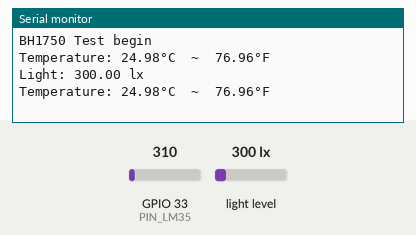
The sketch below on a simulated ESP32. Shown: the last lines printed to the serial monitor. The inputs (shaded band) are chosen by the test bench; at power-on: light level 300 lx, GPIO 33 (PIN_LM35) = 310.

Above: at 2.8 s.
2.9 s: light level set to 40 lx
At 3.8 s:
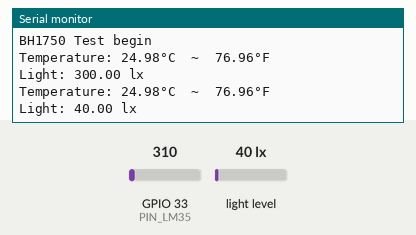
5.6 s: GPIO 33 (PIN_LM35) set to 372
At 6.8 s:
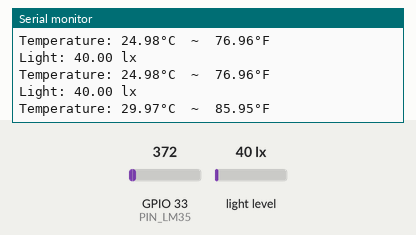
8.3 s: light level set to 500 lx
At 9.8 s:
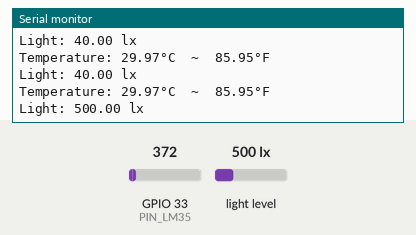
11.0 s: GPIO 33 (PIN_LM35) set to 434
At 11.4 s:
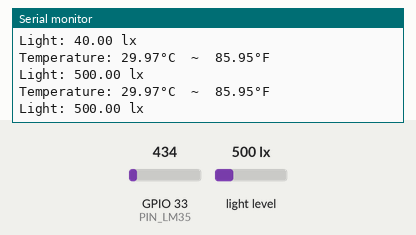
Timing chart, 0 to 14.0 s (numbered marks = the images above; inputs shaded):
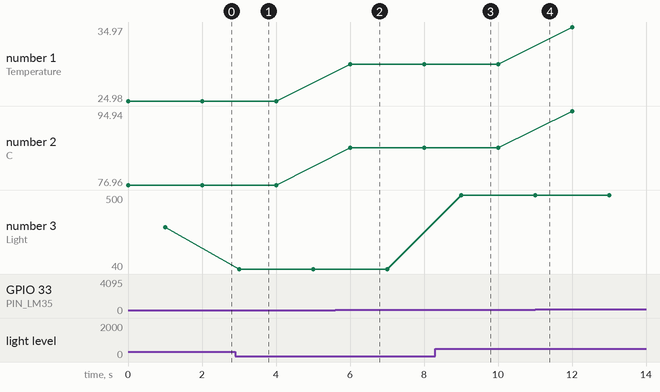

The sketch:

Evalutatie1.ino
```cpp
/*
 * This ESP32 code is created by esp32io.com
 *
 * This ESP32 code is released in the public domain
 *
 * For more detail (instruction and wiring diagram), visit https://esp32io.com/tutorials/esp32-lm35-temperature-sensor
 */
#include <BH1750.h>
#include <Wire.h>
#define ADC_VREF_mV    3300.0 // in millivolt
#define ADC_RESOLUTION 4096.0
#define PIN_LM35       33 // ESP32 pin GPIO36 (ADC0) connected to LM35
BH1750 lightMeter;
void setup() {
  Serial.begin(9600);
  Wire.begin(D1, D2);
  lightMeter.begin();
  Serial.println(F("BH1750 Test begin"));

  // set the ADC attenuation to 11 dB (up to ~3.3V input)
  analogSetAttenuation(ADC_11db);
}

void loop() {
  // read the ADC value from the temperature sensor
  int adcVal = analogRead(PIN_LM35);
  // convert the ADC value to voltage in millivolt
  float milliVolt = adcVal * (ADC_VREF_mV / ADC_RESOLUTION);
  // convert the voltage to the temperature in °C
  float tempC = milliVolt / 10;
  // convert the °C to °F
  float tempF = tempC * 9 / 5 + 32;

  // print the temperature in the Serial Monitor:
  Serial.print("Temperature: ");
  Serial.print(tempC);   // print the temperature in °C
  Serial.print("°C");
  Serial.print("  ~  "); // separator between °C and °F
  Serial.print(tempF);   // print the temperature in °F
  Serial.println("°F");

  delay(1000);
  float lux = lightMeter.readLightLevel();
  Serial.print("Light: ");
  Serial.print(lux);
  Serial.println(" lx");
  delay(1000);

}
```

Measured:
- after the input at 2.9 s, the serial monitor: prints a new line after 0.10 s (image 1)
- after the input at 5.6 s, the serial monitor: prints a new line after 0.40 s (image 2)
- after the input at 8.3 s, the serial monitor: prints a new line after 0.71 s (image 3)
- plotted number 1: 24.98 → 29.97 after the input at 5.6 s, 29.97 → 34.97 after the input at 11.0 s
- plotted number 2: 76.96 → 85.95 after the input at 5.6 s, 85.95 → 94.94 after the input at 11.0 s
- plotted number 3: 300 → 40 after the input at 2.9 s, 40 → 500 after the input at 8.3 s
